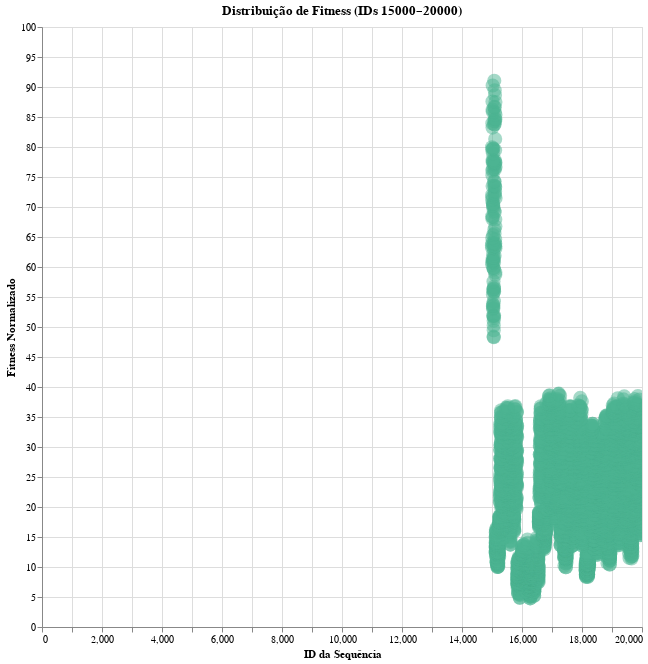

Notebook code for this chart:
### Markdown cell above
Aqui, foi realizado o mesmo gráfico porém agora segregando cada resultado em um scatter plot com todas as combinações, e também, trazendo o melhor ID em destaque e como ele está disposto em relação aos demais resultados.

### Code cell
import altair as alt
import pandas as pd

# Evita erro do Altair com mais de 5000 linhas
alt.data_transformers.disable_max_rows()

# Garante que 'seq_id' seja numérico
df_resultados_normalizados['seq_id'] = pd.to_numeric(df_resultados_normalizados['seq_id'])

# Filtra apenas as linhas com seq_id entre 15000 e 20000
df_filtrado = df_resultados_normalizados[
    (df_resultados_normalizados['seq_id'] >= 15000) &
    (df_resultados_normalizados['seq_id'] <= 20000)
].copy()

# Gráfico Altair interativo
chart = alt.Chart(df_filtrado).mark_circle(
    size=200,
    opacity=0.5,
    color='#4CB391'
).encode(
    x=alt.X('seq_id', title='ID da Sequência'),
    y=alt.Y('fitness', title='Fitness Normalizado'),
    tooltip=['seq_id', 'fitness', 'setup', 'data']  # Tooltip ao passar o mouse
).properties(
    title='Distribuição de Fitness (IDs 15000–20000)',
    width=600,
    height=600
).interactive()  # Habilita zoom e pan

chart

### Figure 1 — Vega-Lite specification as saved in the notebook (floating-point values rounded to 4 significant figures; data arrays with more than 128 entries replaced by an {"elided": "..."} marker saying what was removed)
{"config": {"view": {"continuousWidth": 300, "continuousHeight": 300}}, "data": {"name": "data-315861a5374e35a6a941b330f6c8d20a"}, "mark": {"type": "circle", "color": "#4CB391", "opacity": 0.5, "size": 200}, "encoding": {"tooltip": [{"field": "seq_id", "type": "quantitative"}, {"field": "fitness", "type": "quantitative"}, {"field": "setup", "type": "quantitative"}, {"field": "data", "type": "quantitative"}], "x": {"field": "seq_id", "title": "ID da Sequência", "type": "quantitative"}, "y": {"field": "fitness", "title": "Fitness Normalizado", "type": "quantitative"}}, "height": 600, "params": [{"name": "param_7", "select": {"type": "interval", "encodings": ["x", "y"]}, "bind": "scales"}], "title": "Distribuição de Fitness (IDs 15000–20000)", "width": 600, "$schema": "https://vega.github.io/schema/vega-lite/v5.8.0.json", "datasets": {"data-315861a5374e35a6a941b330f6c8d20a": {"elided": "5001 records"}}}
